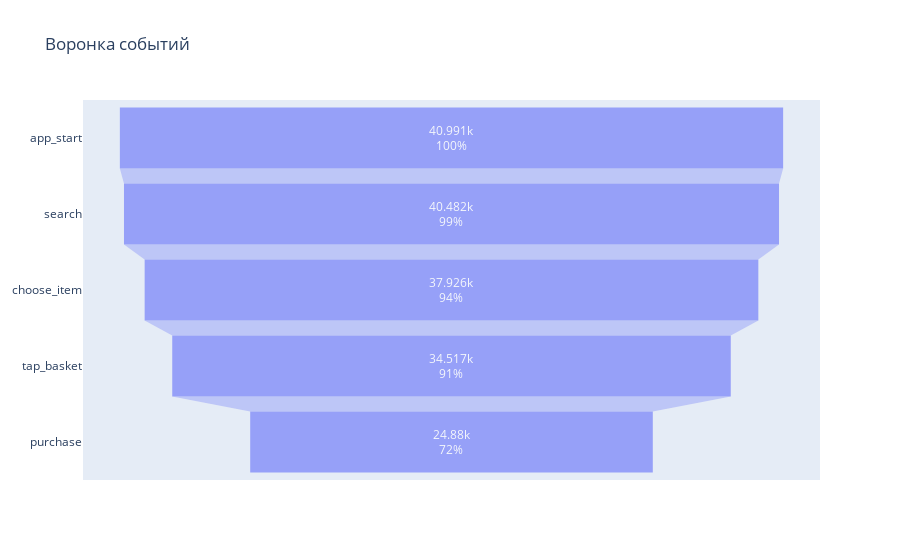

This figure's notebook cell:
### Code cell
# Построим воронку событий

fig = go.Figure(go.Funnel(x=funnel['total_users'], 
                          y=funnel['event'], 
                          opacity = 0.6, 
                          textposition = "inside", 
                          textinfo = "value+percent previous",))
fig.update_layout(title_text='Воронка событий')
fig.show()

### Figure 1 — Plotly figure (JSON) as saved in the notebook; plotly's stock layout.template omitted (floating-point values rounded to 4 significant figures)
{"data": [{"opacity": 0.6, "textinfo": "value+percent previous", "textposition": "inside", "type": "funnel", "x": [40991, 40482, 37926, 34517, 24880], "y": ["app_start", "search", "choose_item", "tap_basket", "purchase"]}], "layout": {"title": {"text": "Воронка событий"}}}
